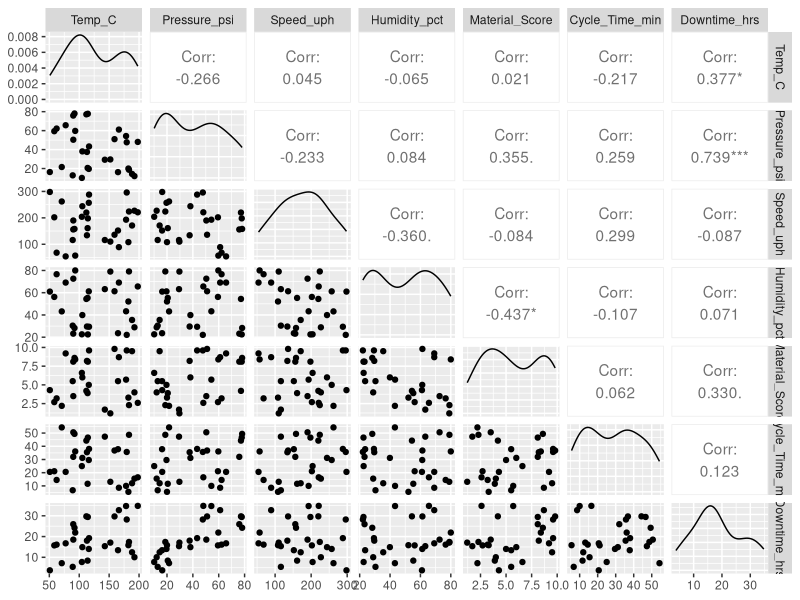
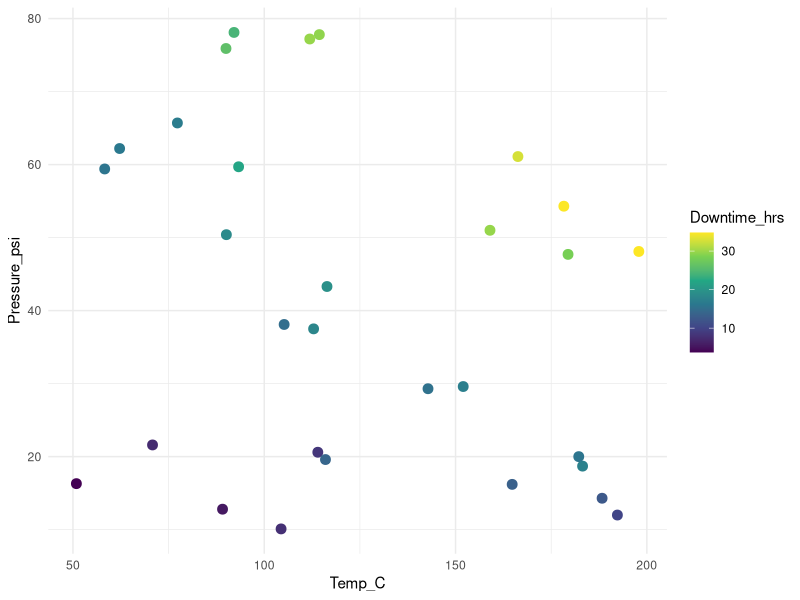
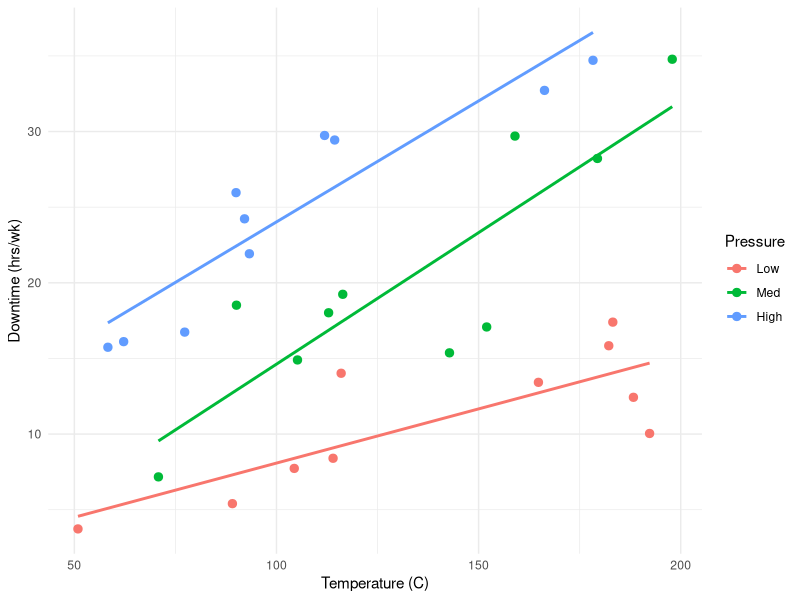

Source code (R) for these figures, in order:
# ==============================================================================
# MA376 Lesson 20: Production Line Competition
# ==============================================================================
#
# YOUR TASK: Find the best model for your line's downtime data.
#
# DELIVERABLES (email to instructor before class ends):
#   1. Your fitted model equation
#   2. One table (summary stats, ANOVA comparison, etc.)
#   3. Up to two visualizations
#
# A random OTHER pair will explain your model + viz next class.
# Best explanation = bonus point for all 4 cadets.
#
# ==============================================================================

library(tidyverse)
library(GGally)

# ==============================================================================
# STEP 1: Load your line's data
# ==============================================================================
# Replace "alpha" with your assigned line:
#   alpha | bravo | charlie | delta | echo | foxtrot | golf | hotel

my_line <- read_csv("data/line_alpha.csv")
head(my_line)

# ==============================================================================
# STEP 2: Explore
# ==============================================================================
# Pairs plot: which variables relate most to Downtime_hrs?
ggpairs(my_line)

# Heat-map scatter of two promising predictors
ggplot(my_line, aes(x = Temp_C, y = Pressure_psi, color = Downtime_hrs)) +
  geom_point(size = 3) +
  scale_color_viridis_c() +
  theme_minimal()

# ==============================================================================
# STEP 3: Fit models
# ==============================================================================
# Start additive. Then add the interaction you suspect. Compare with anova().

model_add <- lm(Downtime_hrs ~ Temp_C + Pressure_psi, data = my_line)
model_int <- lm(Downtime_hrs ~ Temp_C * Pressure_psi, data = my_line)

summary(model_int)
anova(model_add, model_int)

# Full additive model (all 6 predictors)
model_full <- lm(Downtime_hrs ~ Temp_C + Pressure_psi + Speed_uph +
                   Humidity_pct + Material_Score + Cycle_Time_min,
                 data = my_line)
summary(model_full)

# ==============================================================================
# STEP 4: Visualize the interaction
# ==============================================================================
# Bin one variable into Low/Med/High. Plot the other on x-axis.
# Non-parallel slopes = interaction.

my_line <- my_line %>%
  mutate(Pressure_group = cut(Pressure_psi,
                               breaks = quantile(Pressure_psi, c(0, 0.33, 0.67, 1)),
                               labels = c("Low", "Med", "High"),
                               include.lowest = TRUE))

ggplot(my_line, aes(x = Temp_C, y = Downtime_hrs, color = Pressure_group)) +
  geom_point(size = 2.5) +
  geom_smooth(method = "lm", se = FALSE) +
  labs(x = "Temperature (C)", y = "Downtime (hrs/wk)", color = "Pressure") +
  theme_minimal()

# ==============================================================================
# STEP 5: 3D scatter (optional, looks cool)
# ==============================================================================
# install.packages("plotly")  # run once if needed
# library(plotly)
# plot_ly(my_line, x = ~Temp_C, y = ~Pressure_psi, z = ~Downtime_hrs,
#         type = "scatter3d", mode = "markers",
#         marker = list(size = 4, color = ~Downtime_hrs,
#                       colorscale = "Viridis"))
